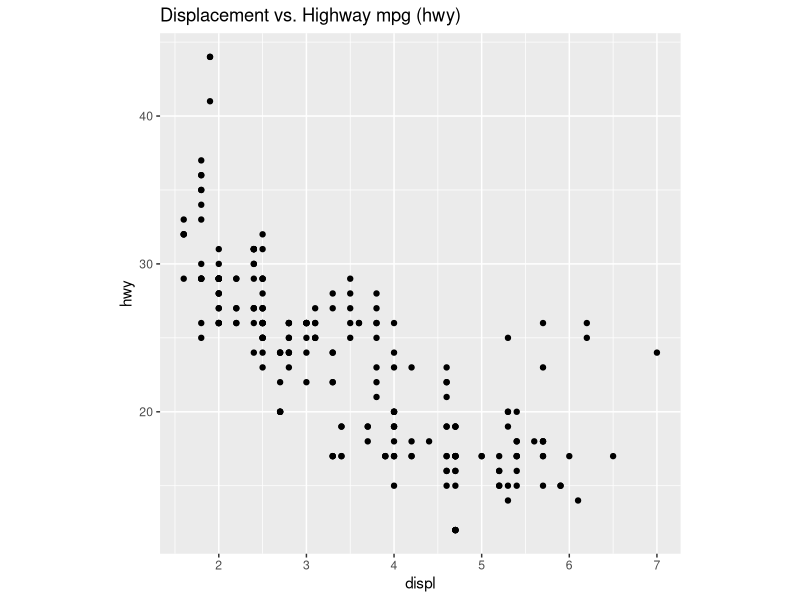
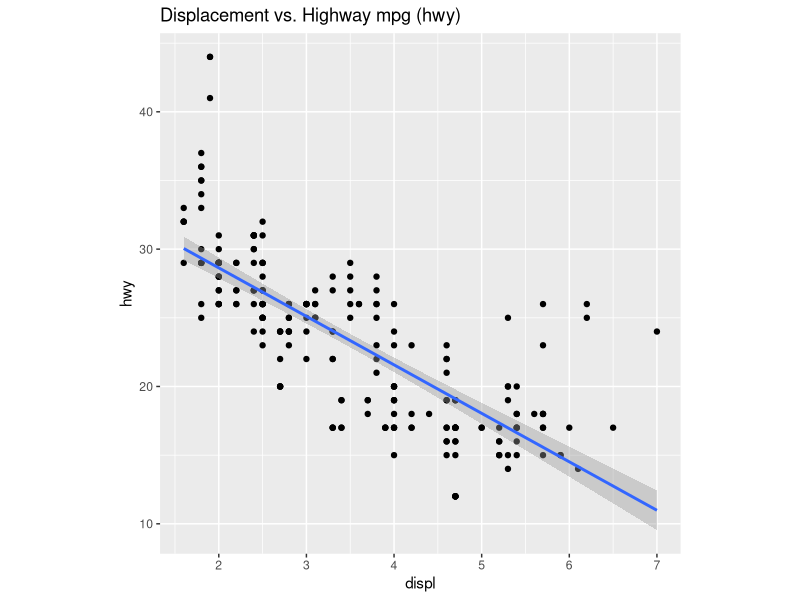
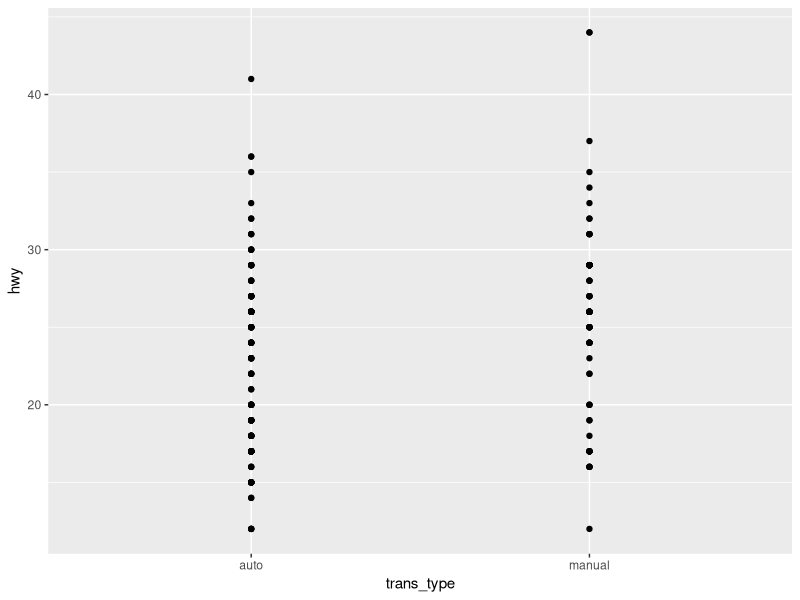

The R source for these figures, in order: (Note: this script raises an error after producing the figures.)
################################################
# Title: Linear regression exercise using simple built-in data
# Project: Linear regression
################################################
# Script original author: Matthew Galbraith
# version: 0.1  Date: 05_13_2024
################################################
# Change Log:
# v0.1
# Initial version
#

# 0 General Setup -----
## 0.1 Load required libraries ----
library("tidyverse") # data wrangling and ggplot2
library("skimr") # data summary
library("conflicted")
conflict_prefer("filter", "dplyr")
conflict_prefer("select", "dplyr")
conflict_prefer("count", "dplyr")
#

# 1 Inspect data ----
# Fuel economy data from 1999 to 2008 for 38 popular models of cars
mpg
mpg |> skim()
#
# Create new variable
mpg <- mpg |> 
  # mutate(trans_type = str_extract(trans, "\\w+(?=\\()")) %>% 
  mutate(
    trans_type = case_when(
      str_detect(trans, "auto") ~ "auto",
      str_detect(trans, "manual") ~ "manual",
    )
  )
#



# 2 Data exploration  ----
mpg |> 
  ggplot(aes(displ, hwy)) +
  geom_point() +
  theme(aspect.ratio = 1) +
  labs(title = "Displacement vs. Highway mpg (hwy)")

mpg |> 
  ggplot(aes(displ, hwy)) +
  geom_point() +
  theme(aspect.ratio = 1) +
  labs(title = "Displacement vs. Highway mpg (hwy)") +
  geom_smooth(method = "lm")


# 3 Linear regression modelling (continuous dependent and predictor) ----
# Create and inspect model object: hwy vs. displ
fit <- lm(hwy ~ displ, data = mpg)
fit
fit |> class()
fit |> str()

# Get results summary
fit |> summary()

# Get tidy model information
fit |> broom::tidy()
fit |> broom::glance()
fit |> broom::augment()

# Compare to model with transformed data: hwy vs. displ
fit2 <- lm(log2(hwy) ~ log2(displ), data = mpg)
fit2 |> summary()
fit2 |> broom::tidy()
fit2 |> broom::glance()


# 4 Linear regression modelling (categorical dependent and continuous predictor) ----
mpg %>% 
  ggplot(aes(trans_type, hwy)) +
  geom_point()
mpg %>% 
  ggplot(aes(trans_type, hwy, color = trans_type)) +
  geom_sina()
mpg %>% 
  ggplot(aes(trans_type, hwy, color = trans_type)) +
  geom_sina() +
  geom_boxplot(notch = TRUE, varwidth = FALSE, outlier.shape = NA, coef = FALSE, width = 0.3, color = "black", fill = "transparent", size = 0.75)
mpg %>% 
  ggplot(aes(trans_type, hwy, color = trans_type)) +
  geom_sina() +
  geom_boxplot(notch = TRUE, varwidth = FALSE, outlier.shape = NA, coef = FALSE, width = 0.3, color = "black", fill = "transparent", size = 0.75) +
  geom_smooth(method = "lm", aes(group = "1"))

# Create and inspect model object: hwy vs. htrans_typewy
fit3 <- lm(hwy ~ trans_type, data = mpg)
fit3 |> summary()
fit3 |> broom::tidy()
fit3 |> broom::glance()

# Compare to model with transformed data
fit4 <- lm(log2(hwy) ~ trans_type, data = mpg)
fit4 |> summary()
fit4 |> broom::tidy()
fit4 |> broom::glance()


# Compare to t test
ttest <- t.test(hwy ~ trans_type, data = mpg)
ttest |> class()
ttest
ttest |> broom::tidy() # 3.38e-05
fit3 |> broom::tidy() # 1.89e-5
